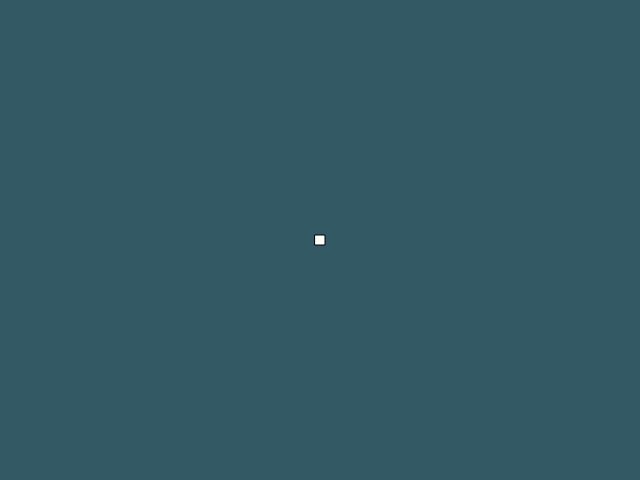
Frame 1 (no input)
Frame 60 (no input): identical to frame 1, image omitted
Frame 120 (the mouse pressed at the canvas centre since frame 60): identical to frame 1, image omitted

The p5.js sketch that drew this single still picture (run headless with seeded random() and noise() and a simulated clock; from frame 60 on, the mouse is pressed at the canvas centre):

// p5.js sketch
// ── sketch.js
var objects = [];

function setup(){
	createCanvas(640, 480);
	player = new Player();
}

function draw(){
	background(50, 89, 100);
	player.control();
	player.display();
	console.log(objects.length);
	for (var i = 0; i < objects.length; i++){
		objects[i].control();
		objects[i].display();
		if (objects[i].remove){
			objects.splice(i, 1);
		}
	}
}

//Player-------------------------------
function Player(q) {
	console.log(q);
	this.x = (width/2);
	this.y = (height/2);
	this.radius = 10;
	this.speed = 5;
}


Player.prototype.control = function() {
	if (keyIsPressed && keyCode === RIGHT_ARROW) {
		this.x += this.speed;
	}
	if (keyIsPressed && keyCode === LEFT_ARROW) {
		this.x -= this.speed;
	}
	if (keyIsPressed && keyCode === UP_ARROW) {
		this.y -= this.speed;
	}
	if (keyIsPressed && keyCode === DOWN_ARROW) {
		this.y += this.speed;
	}
	this.shoot();
};

Player.prototype.display = function() {
	stroke(0);
	rectMode(CENTER);
	rect(this.x, this.y, this.radius, this.radius);
};

Player.prototype.shoot = function() {
	if (keyIsPressed && key == " ") {	
		console.log('bang');
		var bullet = new Bullet(this.x, this.y);
	}
}


// Bullet--------------------------------------
function Bullet(xx, yy) {
	this.x = xx;
	this.y = yy;
	objects.push(this);
	this.life = 60;
	this.remove = false;
}

Bullet.prototype.control = function() {
	this.y -= 1;
	this.life -= 1;
	if (this.life <= 0) this.remove = true;
}

Bullet.prototype.display = function() {
	noStroke();
	rectMode(CENTER);
	rect(this.x, this.y, 4, 4);
}
